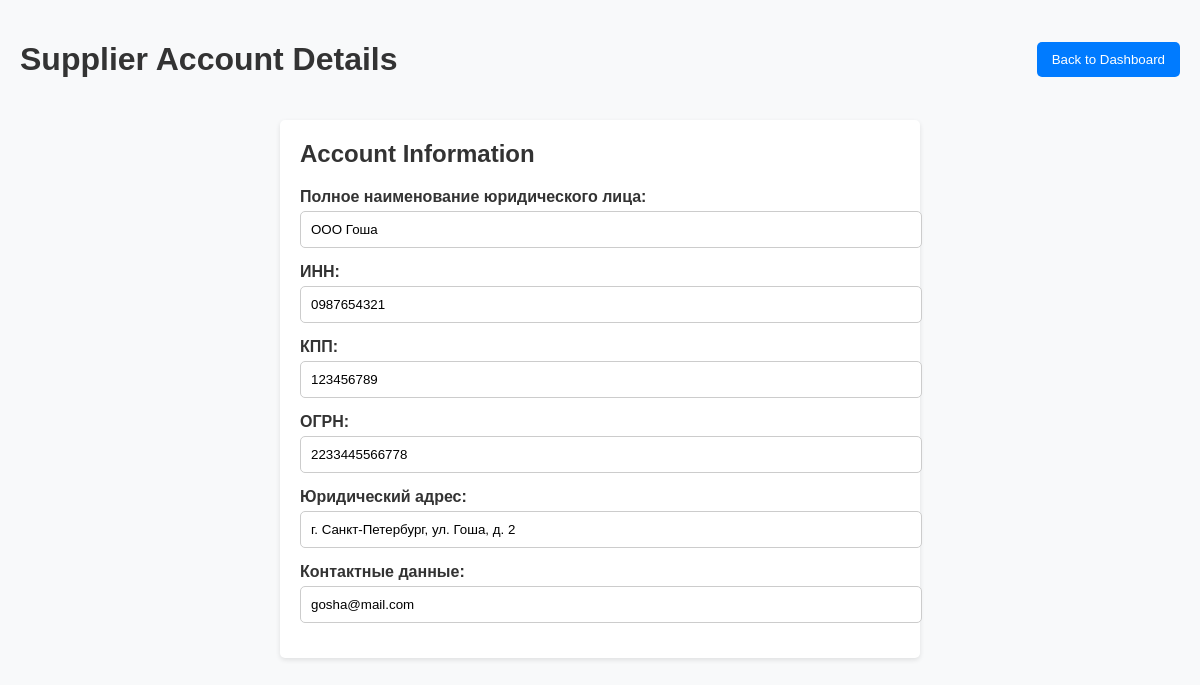
Screenshot of /supplier/account (signed in) with the database file from the repository.
### tables this page shows
CREATE TABLE users (
    id INTEGER PRIMARY KEY AUTOINCREMENT,
    username TEXT NOT NULL UNIQUE,
    password TEXT NOT NULL,
    role TEXT NOT NULL,
    LegalName TEXT,
    INN TEXT,
    KPP TEXT,
    OGRN TEXT,
    LegalAddress TEXT,
    Contact TEXT
);

### app.py (the view)
@app.route('/supplier/account')
def supplier_account():
    username = request.cookies.get('username')
    if not username:
        return redirect(url_for('login'))
    user = check_user(username, request.cookies.get('password'))
    if not user or user['role'] != 'supplier':
        return redirect(url_for('login'))
    account_data = get_user_account(username)
    if not account_data:
        return render_template('mainAccount.html', error="Account data not found.", username=username)
    return render_template(
        'mainAccount.html',
        username=username,
        legal_name=account_data[0],
        inn=account_data[1],
        kpp=account_data[2],
        ogrn=account_data[3],
        legal_address=account_data[4],
        contact=account_data[5]
    )

### app.py (called while the page is built)
def check_user(username, password):
    try:
        conn = sqlite3.connect('Main.db')
        cursor = conn.cursor()
        cursor.execute('SELECT * FROM users WHERE username=? AND password=?', (username, password))
        row = cursor.fetchone()
        conn.close()
        if row:
            return {'id': row[0], 'username': row[1], 'role': row[3]}
        return None
    except Exception as e:
        print("Ошибка check_user:", e)
        return None

def get_user_account(username):
    try:
        conn = sqlite3.connect('Main.db')
        cursor = conn.cursor()
        cursor.execute('SELECT LegalName, INN, KPP, OGRN, LegalAddress, Contact FROM users WHERE username=?', (username,))
        row = cursor.fetchone()
        conn.close()
        return row
    except Exception as e:
        print("Ошибка get_user_account:", e)
        return None

### templates/mainAccount.html (shortened to what this page needs)
<!DOCTYPE html>
<html lang="en">
<head>
</head>
<body>
    <div class="header">
        <h1>Supplier Account Details</h1>
        <form action="/supplier" method="GET">
            <button type="submit" class="back-button">Back to Dashboard</button>
        </form>
    </div>
    <div class="form-container">
        <h2>Account Information</h2>
        <div class="form-group">
            <label for="full-name">Полное наименование юридического лица:</label>
            <input type="text" id="full-name" name="full-name" value="{{ legal_name }}" readonly>
        </div>
        <div class="form-group">
            <label for="inn">ИНН:</label>
            <input type="text" id="inn" name="inn" value="{{ inn }}" readonly>
        </div>
        <div class="form-group">
            <label for="kpp">КПП:</label>
            <input type="text" id="kpp" name="kpp" value="{{ kpp }}" readonly>
        </div>
        <div class="form-group">
            <label for="ogrn">ОГРН:</label>
            <input type="text" id="ogrn" name="ogrn" value="{{ ogrn }}" readonly>
        </div>
        <div class="form-group">
            <label for="legal-address">Юридический адрес:</label>
            <input type="text" id="legal-address" name="legal-address" value="{{ legal_address }}" readonly>
        </div>
        <div class="form-group">
            <label for="contact-info">Контактные данные:</label>
            <input type="text" id="contact-info" name="contact-info" value="{{ contact }}" readonly>
        </div>
    </div>
</body>
</html>

### templates/mainAccount.html (style rules this page uses)
body { font-family: Arial, sans-serif; display: flex; flex-direction: column; align-items: center; margin: 0; padding: 20px; background-color: #f8f9fa; color: #333; }
.header { width: 100%; display: flex; justify-content: space-between; align-items: center; margin-bottom: 20px; }
.back-button { background-color: #007bff; color: white; border: none; padding: 10px 15px; border-radius: 5px; cursor: pointer; }
.form-container { width: 100%; max-width: 600px; background-color: #fff; padding: 20px; border-radius: 5px; box-shadow: 0 2px 5px rgba(0, 0, 0, 0.1); }
.form-container h2 { margin-top: 0; }
.form-group { margin-bottom: 15px; }
.form-group label { display: block; margin-bottom: 5px; font-weight: bold; }
.form-group input { width: 100%; padding: 10px; border: 1px solid #ccc; border-radius: 5px; }

### rows the page displays
users: full-name "ООО Гоша", inn "0987654321", kpp "123456789", ogrn "2233445566778", legal-address "г. Санкт-Петербург, ул. Гоша, д. 2", contact-info "gosha@mail.com"
